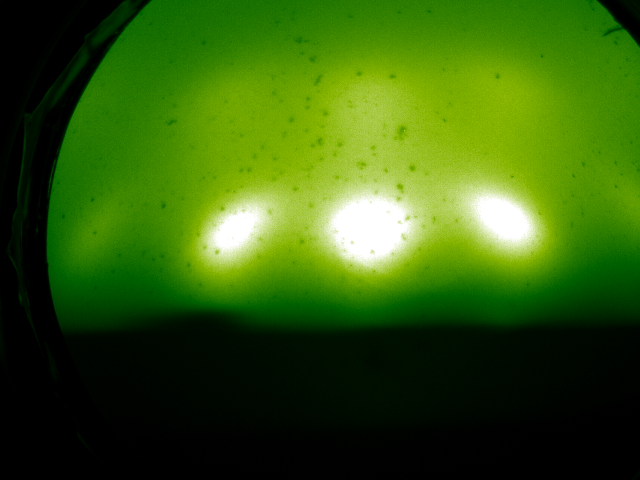
#> input picture data/27/455-1.png, 640 x 480 px
$ python -i image_processing.py   (imports and definitions only)
#> lines starting #> are read from the running program, lines starting #| are printed output that depends on the picture; after the words box and inside, x2 and y2 are one past the last pixel; in counts of white or black regions, pixels touching at a corner belong together
#> further down, picture is the input picture: shape (480, 640, 3); mean B, G, R 13.3, 90.9, 52
import cv2
import numpy as np
from scipy.stats import chisquare
import os
import matplotlib.pyplot as plt
from PIL import Image
import time
from .utils import timestamp_to_datetime, split_timestamp_from_filename

import random

# [128 lines left out: functions cut_image, is_line_detected, is_crystal_img, is_blocked, not called in this run]

def preprocess_image(img):
    '''
    图像预处理
    '''
    gray = cv2.cvtColor(img, cv2.COLOR_BGR2GRAY)
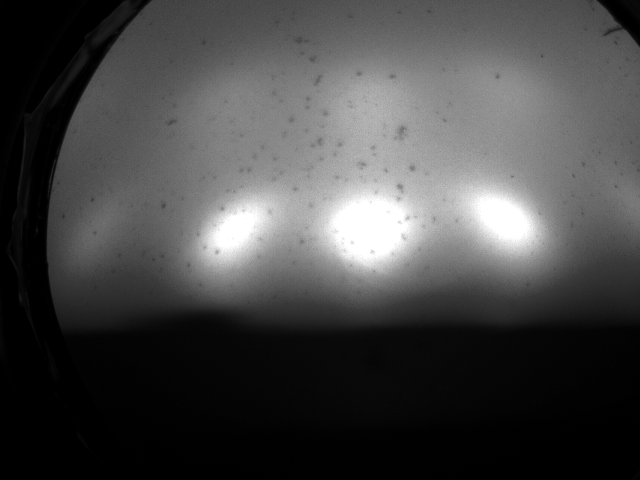
#> gray: shape (480, 640); min 0, max 255, mean 70.4
    blurred = cv2.GaussianBlur(gray, (21, 21), 0)
    max_gray_level = np.max(blurred)
#> max_gray_level = 255
    threshold_value = 0.9 * max_gray_level
#> threshold_value = 229.5
    _, thresh = cv2.threshold(blurred, threshold_value, 255, cv2.THRESH_BINARY)
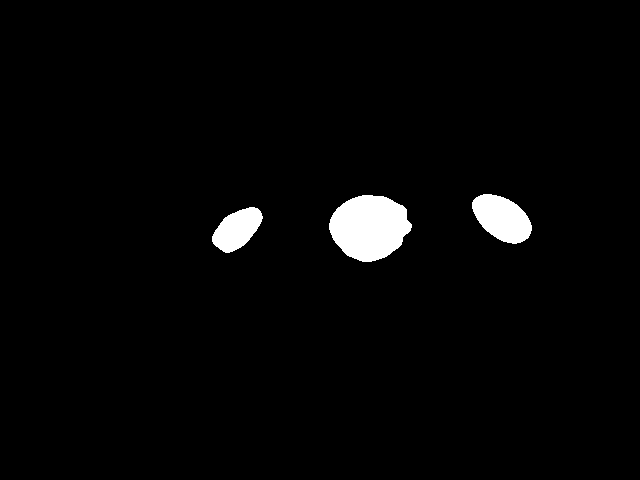
#> thresh: shape (480, 640); 2.5% white; 3 white regions, box (x1, y1, x2, y2) and area: (329, 195, 412, 262) 4102, (472, 194, 532, 244) 2041, (212, 207, 263, 253) 1471
    kernel = cv2.getStructuringElement(cv2.MORPH_ELLIPSE, (15, 15))
    closing = cv2.morphologyEx(thresh, cv2.MORPH_CLOSE, kernel)
#> closing: shape (480, 640); 2.5% white; 3 white regions, box (x1, y1, x2, y2) and area: (329, 195, 412, 262) 4104, (472, 194, 532, 244) 2041, (212, 207, 263, 253) 1471
    opening = cv2.morphologyEx(closing, cv2.MORPH_OPEN, kernel)
#> opening: shape (480, 640); 2.5% white; 3 white regions, box (x1, y1, x2, y2) and area: (329, 195, 411, 262) 4094, (472, 194, 532, 244) 2038, (212, 207, 262, 253) 1463
    bin_img = opening
    return bin_img


# [128 lines left out: functions detect_and_name_spots, draw_and_label, spot_detection, compute_std_min_ratio, spot_evaluation, not called in this run]

# [18 lines not run here, left out]

>>> import cv2
>>> picture = cv2.imread('../data/27/455-1.png')
>>> result = preprocess_image(picture)
